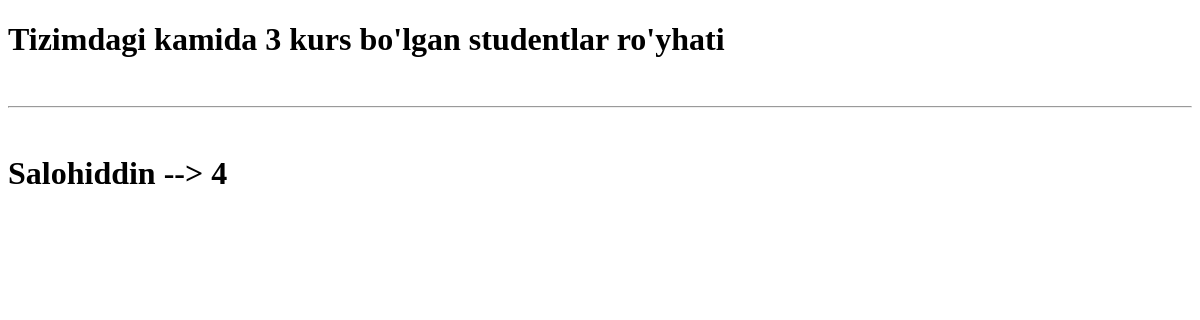
The app's page /student_kurs/, older data.
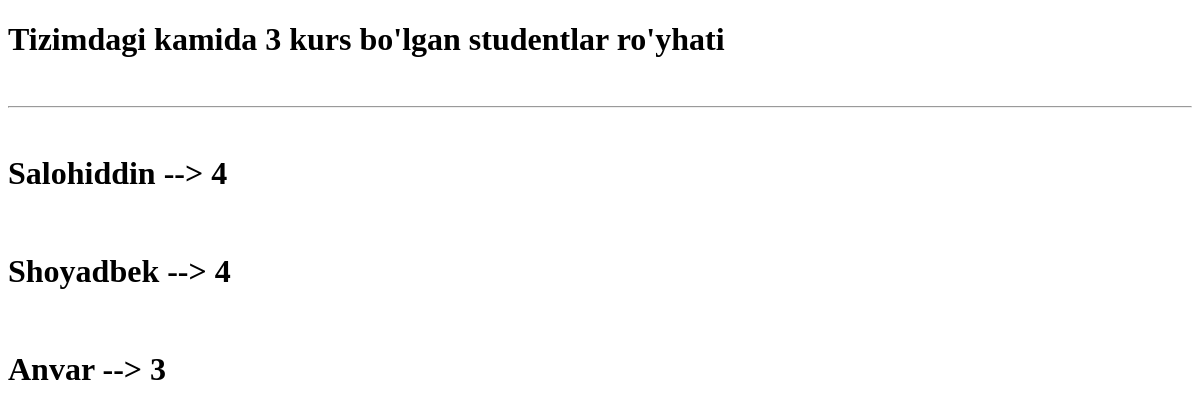
The same page, newer data.
### asosiy/models.py (models this page shows, shortened)
class Student(models.Model):
    ism = models.CharField(max_length=30)
    yosh = models.SmallIntegerField()
    kurs = models.SmallIntegerField()
    student_raqam = models.IntegerField(unique=True)

### asosiy/views.py (the view)
# urls.py: path('student_kurs/', student_kurs),
def student_kurs(request):
    content = {
        "studentlar": Student.objects.filter(kurs__gte=3)
    }
    return render(request, "student_kurs.html", content)

### templates/student_kurs.html (shortened to what this page needs)
<!DOCTYPE html>
<html lang="en">
<head>
</head>
<body>
<h1>Tizimdagi kamida 3 kurs bo'lgan studentlar ro'yhati </h1>
    <br>
    <hr>
    {% for student in studentlar %}
    <br>
    <h1>{{student.ism}} --> {{student.kurs}} </h1>
    {% endfor %}
</body>
</html>

Row changes from the older to the newer data that the page shows:
added Student: ism "Shoyadbek", kurs "4"
added Student: ism "Anvar", kurs "3"
